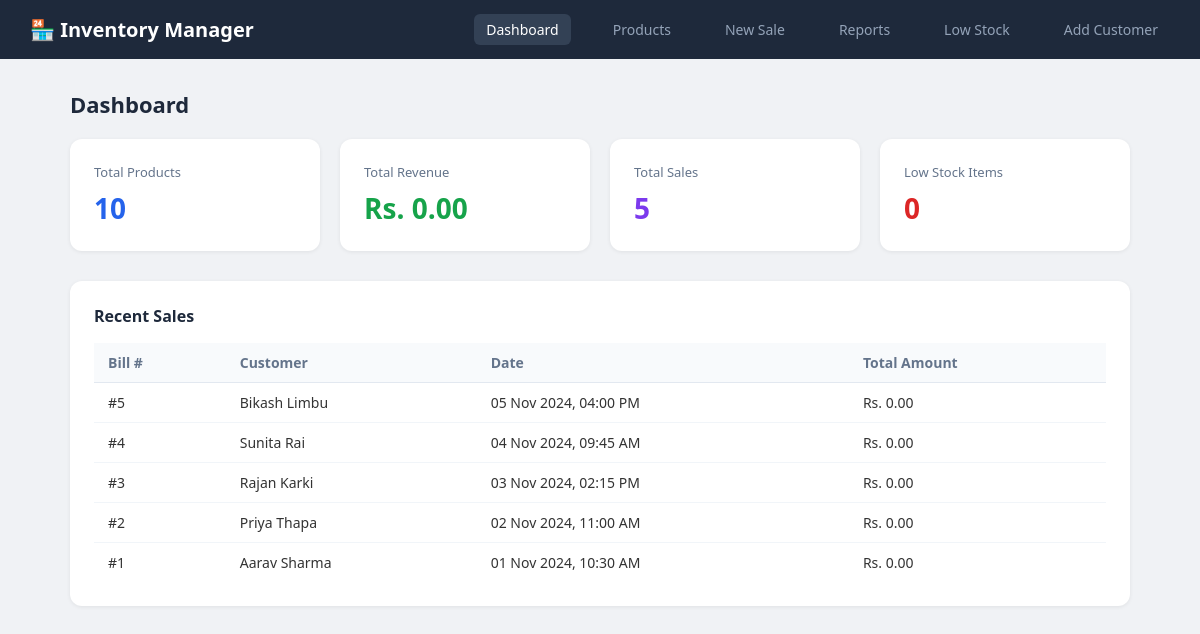
The page / on the database its author committed.
### tables this page shows
CREATE TABLE sale (
    sale_id      INT AUTO_INCREMENT PRIMARY KEY,
    customer_id  INT NOT NULL,
    sale_date    DATETIME DEFAULT CURRENT_TIMESTAMP,
    total_amount DECIMAL(10, 2) DEFAULT 0.00,
    FOREIGN KEY (customer_id) REFERENCES customer(customer_id)
);

CREATE TABLE customer (
    customer_id   INT AUTO_INCREMENT PRIMARY KEY,
    customer_name VARCHAR(100) NOT NULL,
    phone         VARCHAR(15),
    email         VARCHAR(100)
);

### index.php (the view, shortened to what this page needs)
<?php
require_once 'includes/db.php';
$total_products = $pdo->query("SELECT COUNT(*) FROM product")->fetchColumn();
$total_sales = $pdo->query("SELECT COUNT(*) FROM sale")->fetchColumn();
$total_revenue = $pdo->query("SELECT SUM(total_amount) FROM sale")->fetchColumn();
$total_revenue = $total_revenue ? number_format($total_revenue, 2) : '0.00';
$low_stock_count = $pdo->query("
    SELECT COUNT(*) FROM stock st
    JOIN product p ON st.product_id = p.product_id
    WHERE st.quantity <= p.reorder_level
")->fetchColumn();
$recent_sales = $pdo->query("
    SELECT sa.sale_id, c.customer_name, sa.sale_date, sa.total_amount
    FROM sale sa
    JOIN customer c ON sa.customer_id = c.customer_id
    ORDER BY sa.sale_date DESC
    LIMIT 5
")->fetchAll();
?>
<!DOCTYPE html>
<html lang="en">
<head>
</head>
<body>
<nav>
    <span class="brand">🏪 Inventory Manager</span>
    <a href="index.php" class="active">Dashboard</a>
    <a href="products.php">Products</a>
    <a href="new_sale.php">New Sale</a>
    <a href="reports.php">Reports</a>
    <a href="low_stock.php">Low Stock</a>
    <a href="add_customer.php">Add Customer</a>
</nav>
<div class="container">
    <h2>Dashboard</h2>
    <div class="cards">
        <div class="card blue">
            <div class="label">Total Products</div>
            <div class="value"><?= $total_products ?></div>
        </div>
        <div class="card green">
            <div class="label">Total Revenue</div>
            <div class="value">Rs. <?= $total_revenue ?></div>
        </div>
        <div class="card purple">
            <div class="label">Total Sales</div>
            <div class="value"><?= $total_sales ?></div>
        </div>
        <div class="card red">
            <div class="label">Low Stock Items</div>
            <div class="value"><?= $low_stock_count ?></div>
        </div>
    </div>
    <div class="table-box">
        <h3>Recent Sales</h3>
        <table>
            <thead>
                <tr>
                    <th>Bill #</th>
                    <th>Customer</th>
                    <th>Date</th>
                    <th>Total Amount</th>
                </tr>
            </thead>
            <tbody>
                <?php foreach ($recent_sales as $sale): ?>
                <tr>
                    <td>#<?= $sale['sale_id'] ?></td>
                    <td><?= htmlspecialchars($sale['customer_name']) ?></td>
                    <td><?= date('d M Y, h:i A', strtotime($sale['sale_date'])) ?></td>
                    <td>Rs. <?= number_format($sale['total_amount'], 2) ?></td>
                </tr>
                <?php endforeach; ?>
            </tbody>
        </table>
    </div>
</div>
</body>
</html>

### index.php (style rules this page uses)
* { margin: 0; padding: 0; box-sizing: border-box; }
body { font-family: 'Segoe UI', sans-serif; background: #f0f2f5; color: #333; }
nav { background: #1e293b; padding: 14px 30px; display: flex; align-items: center; gap: 30px; }
nav .brand { color: #fff; font-size: 20px; font-weight: 700; margin-right: auto; }
nav a { color: #94a3b8; text-decoration: none; font-size: 14px; padding: 6px 12px; border-radius: 6px; }
nav a:hover, nav a.active { background: #334155; color: #fff; }
.container { max-width: 1100px; margin: 30px auto; padding: 0 20px; }
h2 { font-size: 22px; margin-bottom: 20px; color: #1e293b; }
.cards { display: grid; grid-template-columns: repeat(4, 1fr); gap: 20px; margin-bottom: 30px; }
.card { background: #fff; border-radius: 12px; padding: 24px; box-shadow: 0 1px 4px rgba(0,0,0,0.07); }
.card .label { font-size: 13px; color: #64748b; margin-bottom: 8px; }
.card .value { font-size: 28px; font-weight: 700; }
.card.blue .value { color: #2563eb; }
.card.green .value { color: #16a34a; }
.card.purple .value { color: #7c3aed; }
.card.red .value { color: #dc2626; }
.table-box { background: #fff; border-radius: 12px; padding: 24px; box-shadow: 0 1px 4px rgba(0,0,0,0.07); }
.table-box h3 { font-size: 16px; margin-bottom: 16px; color: #1e293b; }
table { width: 100%; border-collapse: collapse; font-size: 14px; }
th { background: #f8fafc; text-align: left; padding: 10px 14px; color: #64748b; font-weight: 600; border-bottom: 1px solid #e2e8f0; }
td { padding: 10px 14px; border-bottom: 1px solid #f1f5f9; }
tr:last-child td { border-bottom: none; }

### rows shown on the page
sale: sale_id "5", customer.customer_name "Bikash Limbu", sale_date "05 Nov 2024, 04:00 PM", total_amount "0.00"
sale: sale_id "4", customer.customer_name "Sunita Rai", sale_date "04 Nov 2024, 09:45 AM", total_amount "0.00"
sale: sale_id "3", customer.customer_name "Rajan Karki", sale_date "03 Nov 2024, 02:15 PM", total_amount "0.00"
sale: sale_id "2", customer.customer_name "Priya Thapa", sale_date "02 Nov 2024, 11:00 AM", total_amount "0.00"
sale: sale_id "1", customer.customer_name "Aarav Sharma", sale_date "01 Nov 2024, 10:30 AM", total_amount "0.00"

### other values the page prints
$total_products "10"
$total_revenue "0.00"
$total_sales "5"
$low_stock_count "0"
